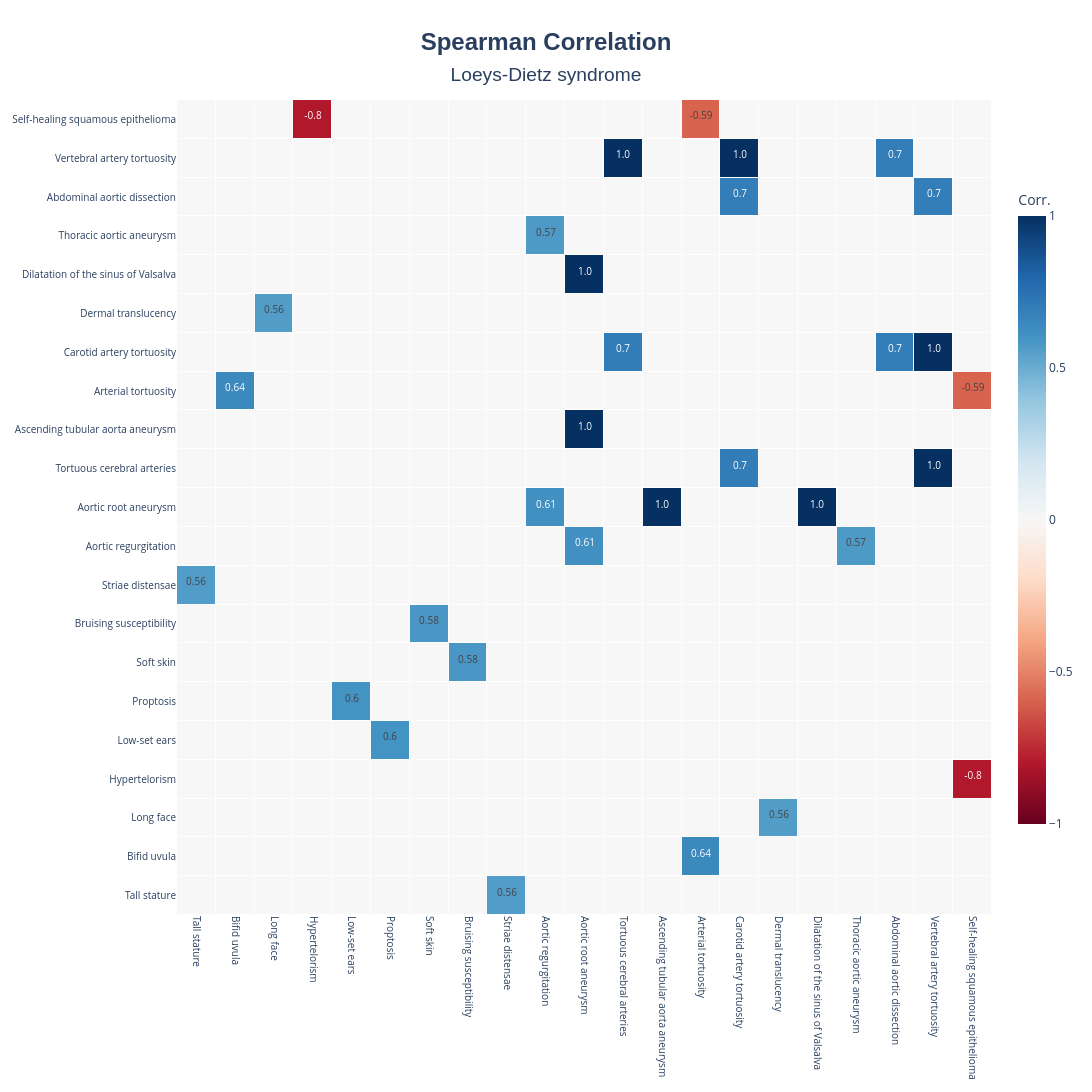

The notebook cell this image was saved under:
### Code cell
fig = analyzer_multi.plot_correlation_heatmap_with_significance( 
    correlation_type.value,
    abs_threshold=0.55,
    alpha=0.05,
    corrected_alpha=0.1,
    title_name="Loeys-Dietz syndrome",
)
fig

### Figure 1 — Plotly figure (JSON) as saved in the notebook; plotly's stock layout.template omitted (floating-point values rounded to 4 significant figures; data arrays with more than 128 entries replaced by an {"elided": "..."} marker saying what was removed)
{"data": [{"colorbar": {"len": 0.8, "thickness": 28, "title": {"text": "Corr."}}, "colorscale": [[0, "rgb(103,0,31)"], [0.1, "rgb(178,24,43)"], [0.2, "rgb(214,96,77)"], [0.3, "rgb(244,165,130)"], [0.4, "rgb(253,219,199)"], [0.5, "rgb(247,247,247)"], [0.6, "rgb(209,229,240)"], [0.7, "rgb(146,197,222)"], [0.8, "rgb(67,147,195)"], [0.9, "rgb(33,102,172)"], [1, "rgb(5,48,97)"]], "hoverinfo": "text", "hovertext": {"elided": "21x21 str values"}, "text": {"elided": "21x21 str values"}, "texttemplate": "<span style='font-size:10px'>%{text}</span>", "type": "heatmap", "x": ["Tall stature", "Bifid uvula", "Long face", "Hypertelorism", "Low-set ears", "Proptosis", "Soft skin", "Bruising susceptibility", "Striae distensae", "Aortic regurgitation", "Aortic root aneurysm", "Tortuous cerebral arteries", "Ascending tubular aorta aneurysm", "Arterial tortuosity", "Carotid artery tortuosity", "Dermal translucency", "Dilatation of the sinus of Valsalva", "Thoracic aortic aneurysm", "Abdominal aortic dissection", "Vertebral artery tortuosity", "Self-healing squamous epithelioma"], "xgap": 1, "y": ["Tall stature", "Bifid uvula", "Long face", "Hypertelorism", "Low-set ears", "Proptosis", "Soft skin", "Bruising susceptibility", "Striae distensae", "Aortic regurgitation", "Aortic root aneurysm", "Tortuous cerebral arteries", "Ascending tubular aorta aneurysm", "Arterial tortuosity", "Carotid artery tortuosity", "Dermal translucency", "Dilatation of the sinus of Valsalva", "Thoracic aortic aneurysm", "Abdominal aortic dissection", "Vertebral artery tortuosity", "Self-healing squamous epithelioma"], "ygap": 1, "z": {"elided": "21x21 float values"}, "zmax": 1, "zmid": 0, "zmin": -1}], "layout": {"height": 1610, "plot_bgcolor": "rgba(240,240,240,0.1)", "title": {"font": {"family": "Arial", "size": 24}, "text": "<b>Spearman Correlation</b><br><span style='font-size:0.8em'>Loeys-Dietz syndrome</span>", "x": 0.5, "xanchor": "center", "yanchor": "top"}, "width": 1610, "xaxis": {"tickangle": 90, "tickfont": {"size": 10}}, "yaxis": {"scaleanchor": "x", "scaleratio": 1, "tickfont": {"size": 10}}}}
